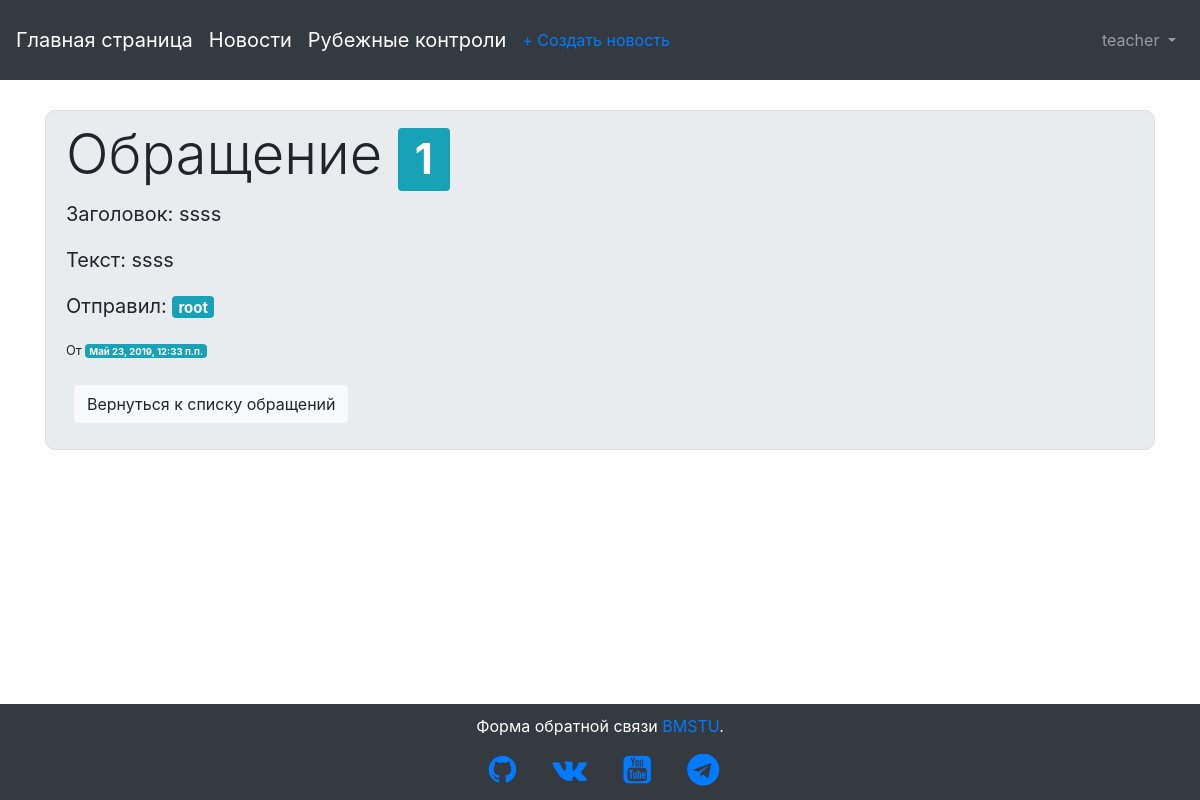
The page /feedback/1/ (signed in) on the database as committed earlier.
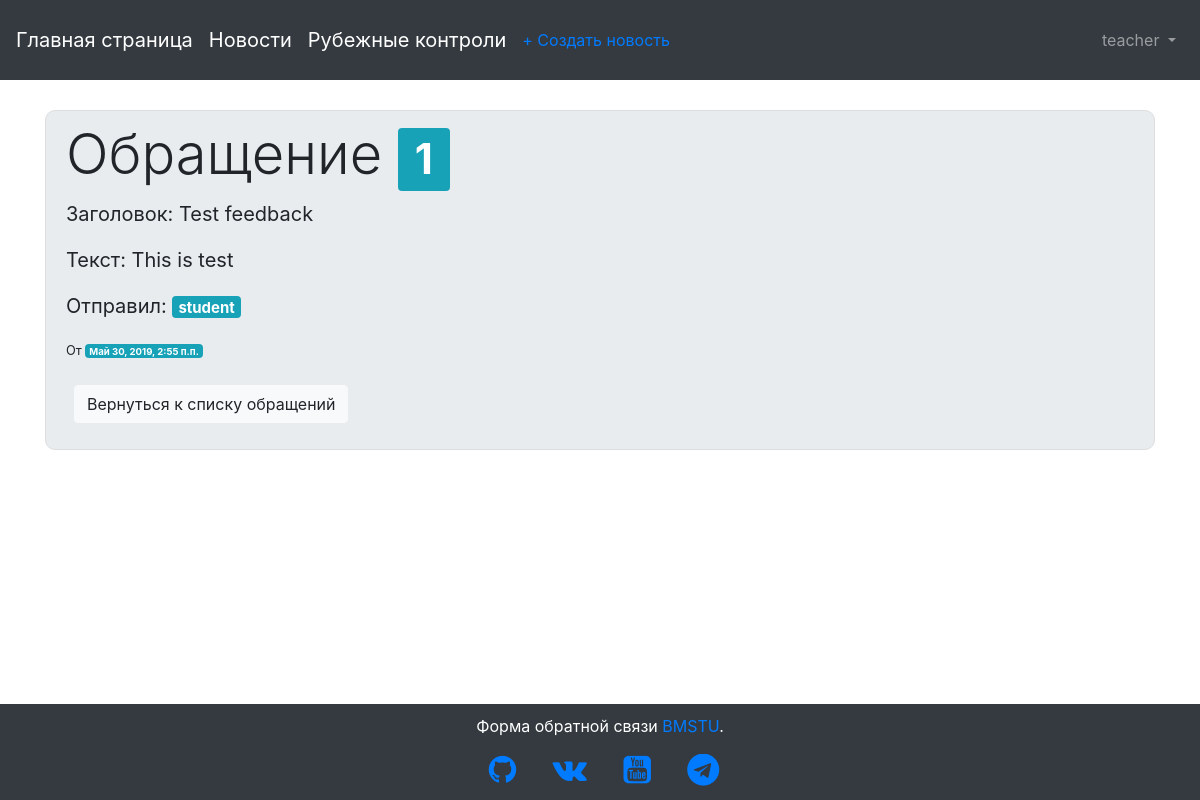
The same page on the database as committed later.
### pages/models.py (models this page shows, shortened)
class Feedback(models.Model):
    name = models.CharField(max_length=255, verbose_name="Название обращения")
    body = models.TextField(verbose_name="Текст обращения")
    date = models.DateTimeField(auto_now=True, verbose_name="Дата обращения")
    author = models.ForeignKey(
        settings.AUTH_USER_MODEL,
        on_delete=models.CASCADE,
        verbose_name = "Создал"
    )

### users/models.py (models this page shows, shortened)
class CustomUser(AbstractUser):
    date_of_birth = models.DateTimeField(verbose_name='Дата рождения', default=date.today)
    full_name = models.CharField(max_length=255, verbose_name='ФИО', null=True)
    phone_no = models.CharField(max_length=255, verbose_name='Контактный телефон', default='+7-499-555-55-55')
    STUDENT = 'СТ'
    TEACHER = 'ПР'
    ROLE_CHOICES = (
        (STUDENT, 'Студент'),
        (TEACHER, 'Преподаватель')
    )
    user_role = models.CharField(max_length=2,
        choices=ROLE_CHOICES,
        default=STUDENT,
        verbose_name='Роль пользователя'
    )
    IU1 = 'ИУ1'
    IU2 = 'ИУ2'
    IU3 = 'ИУ3'
    IU4 = 'ИУ4'
    IU5 = 'ИУ5'
    IU6 = 'ИУ6'
    IU7 = 'ИУ7'
    IU8 = 'ИУ8'
    STUDENT_GROUP_CHOICES = (
        (IU1, 'ИУ-1'),
        (IU2, 'ИУ-2'),
        (IU3, 'ИУ-3'),
        (IU4, 'ИУ-4'),
        (IU5, 'ИУ-5'),
        (IU6, 'ИУ-6'),
        (IU7, 'ИУ-7'),
        (IU8, 'ИУ-8')
    )
    student_group = models.CharField(max_length=3,
        choices=STUDENT_GROUP_CHOICES,
        verbose_name='Группа студента',
        default=IU6
    )
    """
    if user_role == STUDENT:
        user_group = ForeignKey(
        Student_group,
        on_delete=models.CASCADE,
        verbose_name = "Группа студента"
    )
    """

### pages/views.py (the view)
class FeedbackDetailView(DetailView):
    model = Feedback
    template_name = 'feedback_detail.html'

### templates/feedback_detail.html
{% extends 'base.html' %}
{% block content %}
  <div class="content-section" style="height: 100%;">
    <h2 class="display-4">Обращение <span class="badge badge-info">{{ object.pk }}</span></h2>
    <div class="media-body">
      <p class="text-body">Заголовок: {{ object.name }}</p>
      <p class="text-body">Текст: {{ object.body }}</p>
      <p class="text-body">Отправил: <span class="badge badge-info">{{ object.author.username }}</span></p>
      <small>От <span class="badge badge-info">{{ object.date }}</span></small>
    </div>
    <br>
    <p><a class="btn btn-light ml-2" href="{% url 'feedback_list' %}">Вернуться к списку обращений</a></p>
  </div>
{% endblock content %}

Rows that differ between the two databases and show on the page:
changed Feedback id 1: name "ssss" → "Test feedback"; body "ssss" → "This is test"; author.username "root" → "student"; date "Май 23, 2019, 12:33 п.п." → "Май 30, 2019, 2:55 п.п."
